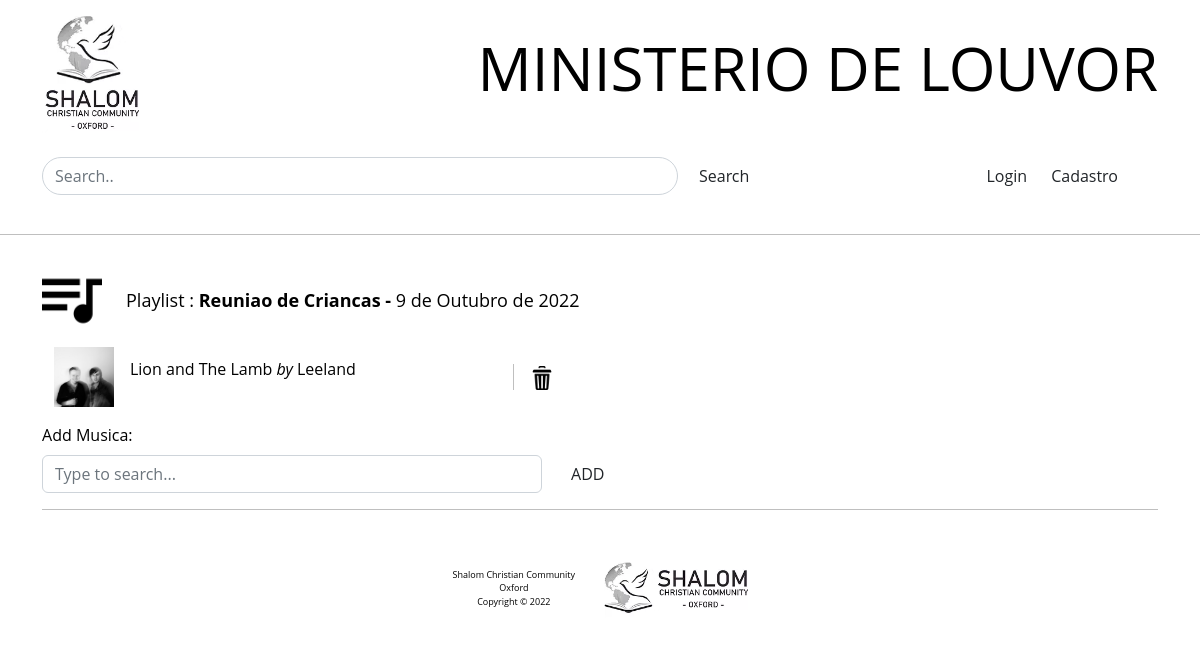
/playlist_id7, run on the app's committed database.
### playlist/models.py (models this page shows)
class Playlist(models.Model):
    playlist_name = models.CharField(max_length=100, default=datetime.now)
    playlist_data = models.DateField(default=datetime.now, blank=True)
    playlist_musicas = models.ManyToManyField(Musica, blank=True)
    playlist_createdDate = models.DateField(default=datetime.now, blank=True)
    user = models.ForeignKey(User, on_delete= models.SET_DEFAULT, default=1)
    def __str__(self) -> str:
        return self.playlist_name

### louvor/models.py (models this page shows)
class Musica(models.Model):
    user = models.ForeignKey(User, on_delete= models.SET_DEFAULT, default=1)
    titulo_musica = models.CharField(max_length=200)
    nome_artista = models.ForeignKey(Artista, on_delete=models.CASCADE)
    release_year = models.IntegerField()
    lyrics = models.TextField()
    chords = models.TextField(blank=True)
    data_musica = models.DateField(default=datetime.now, blank=True)

### artista/models.py (models this page shows)
class Artista(models.Model):
    nome_artista = models.CharField(max_length=200)
    artista_pic = models.ImageField(default = 'cover_pic/default_artist.png', blank=True, upload_to='cover_pic')
    def __str__(self) -> str:
        return self.nome_artista

### playlist/views.py (the view)
# urls.py: path('playlist_id<int:playlist_id>', views.add_M_Playlist, name='add_M_Playlist' ),
def add_M_Playlist(request, playlist_id):
    playlist = get_object_or_404(Playlist, pk= playlist_id)
    musicas = Musica.objects.order_by('-data_musica')
    contexto = {
        'playlist': playlist,
        'musicas': musicas,
    }
    return render(request, 'addMusica_Playlist.html', contexto)

### louvor/templates/addMusica_Playlist.html (shortened to what this page needs)
{% extends 'base.html' %}
{% load static %}
{% block content %}
<div class="container max-width-500">
    <div class="mb-3">
        <div class="listaMusicas d-flex gap-4 align-items-center container p-0">
            <img src="{% static 'img/icones/playlist.png' %}" alt="" class="rounded-top musica__img" >
            <p class="pt-3">Playlist : <strong>{{ playlist }} - </strong> {{ playlist.playlist_data}}</p>
        </div>
    </div>
    <div class="container">
        <ul class="d-flex flex-column gap-2  p-0">
            {% for musica in playlist.playlist_musicas.all %}
            <li class="listaMusicas__musica " style="max-width: 500px;">
                <a href="{% url 'musica' musica.id %}"><img src="{{ musica.nome_artista.artista_pic.url }}" alt="" class="musica__img" ></a>
                <a href="{% url 'musica' musica.id %}" class="musica__titulo"><p>{{ musica.titulo_musica }} <span class="fst-italic">by </span> {{musica.nome_artista}}</p></a>
                <div class="d-flex" style="margin-left: auto;">
                    <div class="d-flex flex-column justify-content-center col-2">
                        <a href="{% url 'deletar_M_Playlist' playlist.id musica.id %}"><img class="ms-3" src="static/img/icones/delete.png" style="width: 24px; height: 24px;" alt=""></a>
                    </div>
                </div>
            </li>
            {% endfor %}
        </ul>
    </div>
    <form action="{% url 'atualizarPlaylist' %}" class="" method="POST" role="form">
        <div class="mb-3">
            <label for="musica" class="form-label">Add Musica:</label>
            <div>
                <div class="d-flex">
                    <input class="form-control" list="datalistOptions" name="titulo_musica" id="musica" placeholder="Type to search..." style="max-width: 500px ;">
                    <button type="submit" class="btn btn-default ms-3" id="add-btn">ADD</button>
                </div>
            </div>
        </div>
    </form>
    </div>
{% endblock %}

### static/css/style.css (style rules this page uses)
body { margin-top: 10px; margin-bottom: 1em; background-color: white; font-family: 'Open Sans', 'icones', arial; color: black; }
.listaMusicas { font-size: large; padding-left: 1em; margin-top: 2em; }
.listaMusicas__musica { display: flex; align-items: center; }
.listaMusicas__musica a { color: black; }
.musica__img { width: 60px; }
.musica__titulo { padding-left: 1em; margin: 0; text-decoration: none; }

### data on the page
Playlist: playlist_name "Reuniao de Criancas", playlist_data "9 de Outubro de 2022"
Musica: nome_artista.artista_pic (picture), titulo_musica "Lion and The Lamb", nome_artista "Leeland"
